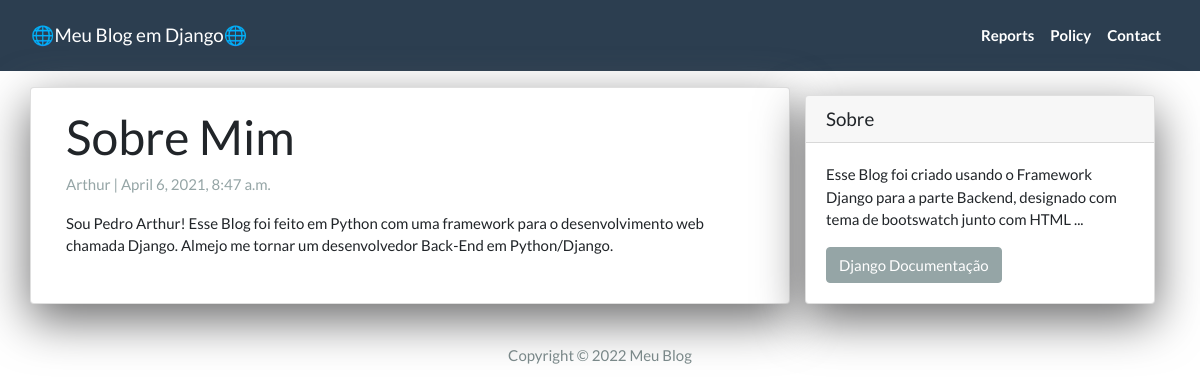
Page /Sobre_Mim/ on the committed database.
### App/models.py (models this page shows, shortened)
class Post(models.Model):
  title =  models.CharField(max_length=200, unique=True)
  slug =   models.SlugField(max_length=200, unique=True)
  author = models.ForeignKey(User, on_delete=models.CASCADE, related_name='blog_posts')
  created_on = models.DateTimeField(auto_now_add=True)
  updated_on = models.DateTimeField(auto_now=True)
  content = models.TextField()
  status = models.IntegerField(choices=STATUS, default=0)
  class Meta:
    ordering = ['-created_on']

### App/views.py (the view)
# urls.py: path('<slug:slug>/', views.DetailView.as_view(), name="post_detail"),
class DetailView(generic.DetailView):
  model = Post
  template_name = 'post_detail.html'

### App/templates/post_detail.html
{% extends 'base.html' %}
{% block content %}
<div class="container">
  <div class="row">
    <div class="col-md-8 card mb-4  mt-3 left  top">
      <div class="card-body">
        <h1>{% block title %} {{ object.title }} {% endblock title %}</h1>
        <p class=" text-muted">{{ post.author }} | {{ post.created_on }}</p>
        <p class="card-text ">{{ object.content | safe }}</p>
      </div>
    </div>
    {% block sidebar %} {% include 'sidebar.html' %} {% endblock sidebar %}
  </div>
</div>
{% endblock content %}

### App/templates/sidebar.html (style rules this page uses)
.card { box-shadow: 0 16px 48px #6a6a6b; }

### rows in the picture
Post: title "Sobre Mim", author "Arthur", created_on "April 6, 2021, 8:47 a.m.", content "Sou Pedro Arthur! Esse Blog foi feito em Python com uma framework para o desenvolvimento web chamada Django. Almejo me tornar um desenvolvedor Back-End em Python/Django."
